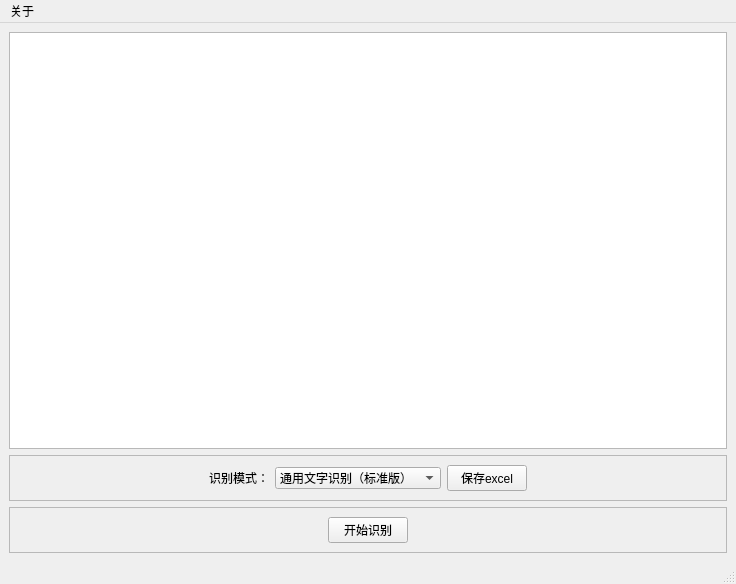
<?xml version="1.0" encoding="UTF-8"?>
<ui version="4.0">
 <class>MainWindow</class>
 <widget class="QMainWindow" name="MainWindow">
  <property name="geometry">
   <rect>
    <x>0</x>
    <y>0</y>
    <width>736</width>
    <height>584</height>
   </rect>
  </property>
  <property name="windowTitle">
   <string>OCR文本识别</string>
  </property>
  <widget class="QWidget" name="centralwidget">
   <layout class="QVBoxLayout" name="verticalLayout">
    <item>
     <widget class="QTextBrowser" name="textBrowser"/>
    </item>
    <item>
     <widget class="QFrame" name="frame">
      <property name="frameShape">
       <enum>QFrame::StyledPanel</enum>
      </property>
      <property name="frameShadow">
       <enum>QFrame::Raised</enum>
      </property>
      <layout class="QHBoxLayout" name="horizontalLayout">
       <item>
        <spacer name="horizontalSpacer">
         <property name="orientation">
          <enum>Qt::Horizontal</enum>
         </property>
         <property name="sizeHint" stdset="0">
          <size>
           <width>219</width>
           <height>20</height>
          </size>
         </property>
        </spacer>
       </item>
       <item>
        <widget class="QLabel" name="label">
         <property name="text">
          <string>识别模式：</string>
         </property>
        </widget>
       </item>
       <item>
        <widget class="QComboBox" name="comboBox">
         <item>
          <property name="text">
           <string>通用文字识别（标准版）</string>
          </property>
         </item>
         <item>
          <property name="text">
           <string>通用文字识别（高精度版）</string>
          </property>
         </item>
         <item>
          <property name="text">
           <string>网络图片文字识别</string>
          </property>
         </item>
         <item>
          <property name="text">
           <string>表格文字识别（异步接口）</string>
          </property>
         </item>
         <item>
          <property name="text">
           <string>手写文字识别</string>
          </property>
         </item>
        </widget>
       </item>
       <item>
        <widget class="QPushButton" name="pushButton_2">
         <property name="text">
          <string>保存excel</string>
         </property>
        </widget>
       </item>
       <item>
        <spacer name="horizontalSpacer_2">
         <property name="orientation">
          <enum>Qt::Horizontal</enum>
         </property>
         <property name="sizeHint" stdset="0">
          <size>
           <width>218</width>
           <height>20</height>
          </size>
         </property>
        </spacer>
       </item>
      </layout>
     </widget>
    </item>
    <item>
     <widget class="QFrame" name="frame_2">
      <property name="frameShape">
       <enum>QFrame::StyledPanel</enum>
      </property>
      <property name="frameShadow">
       <enum>QFrame::Raised</enum>
      </property>
      <layout class="QHBoxLayout" name="horizontalLayout_2">
       <item>
        <spacer name="horizontalSpacer_3">
         <property name="orientation">
          <enum>Qt::Horizontal</enum>
         </property>
         <property name="sizeHint" stdset="0">
          <size>
           <width>40</width>
           <height>20</height>
          </size>
         </property>
        </spacer>
       </item>
       <item>
        <widget class="QPushButton" name="pushButton">
         <property name="text">
          <string>开始识别</string>
         </property>
        </widget>
       </item>
       <item>
        <spacer name="horizontalSpacer_4">
         <property name="orientation">
          <enum>Qt::Horizontal</enum>
         </property>
         <property name="sizeHint" stdset="0">
          <size>
           <width>40</width>
           <height>20</height>
          </size>
         </property>
        </spacer>
       </item>
      </layout>
     </widget>
    </item>
   </layout>
  </widget>
  <widget class="QMenuBar" name="menubar">
   <property name="geometry">
    <rect>
     <x>0</x>
     <y>0</y>
     <width>736</width>
     <height>26</height>
    </rect>
   </property>
   <widget class="QMenu" name="menu">
    <property name="title">
     <string>关于</string>
    </property>
    <addaction name="action"/>
    <addaction name="actionhelp"/>
   </widget>
   <addaction name="menu"/>
  </widget>
  <widget class="QStatusBar" name="statusbar"/>
  <action name="action">
   <property name="text">
    <string>版本</string>
   </property>
  </action>
  <action name="actionhelp">
   <property name="text">
    <string>HELP</string>
   </property>
  </action>
 </widget>
 <resources/>
 <connections/>
</ui>
